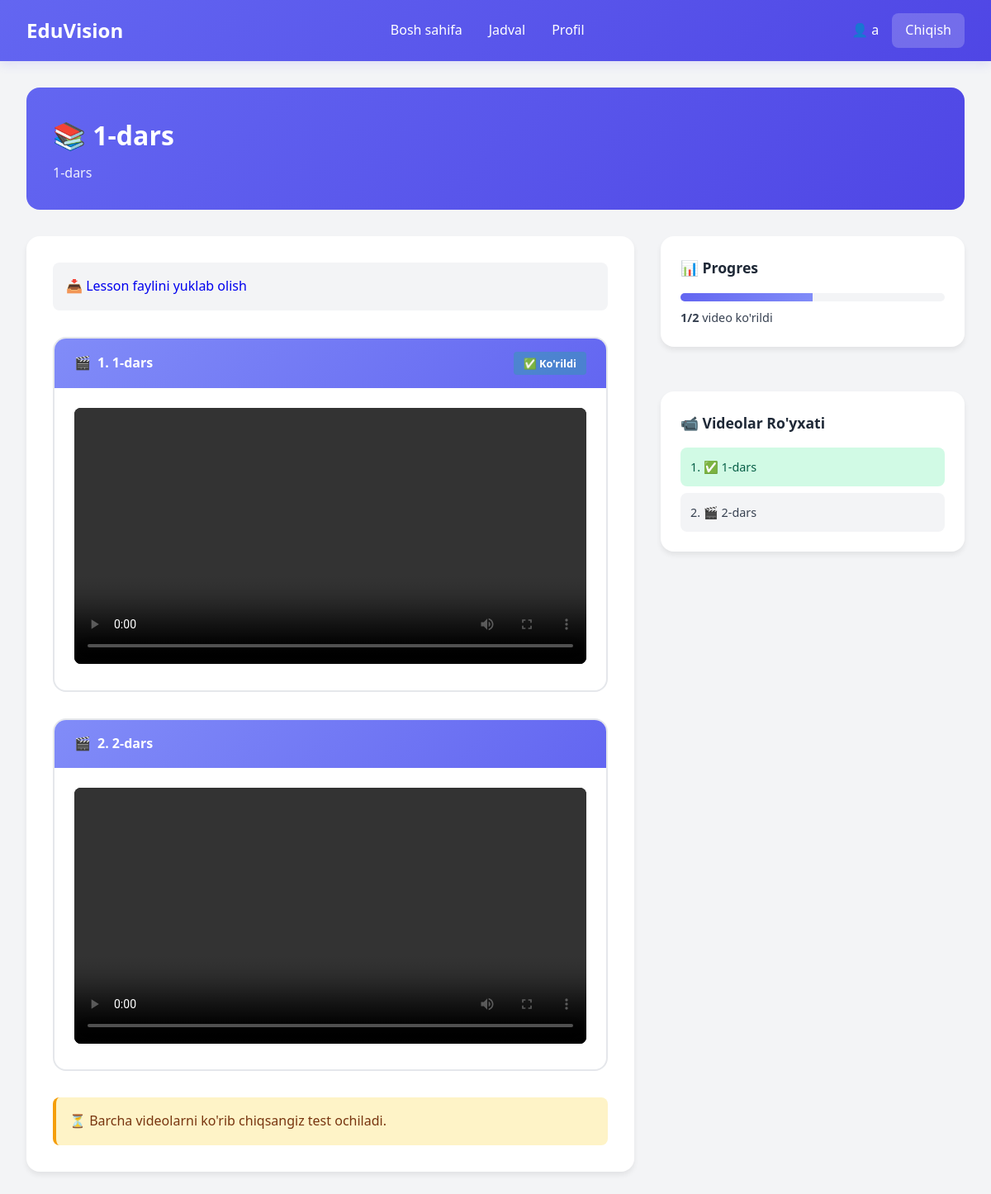
The app's page /lesson/1/ (signed in) with its own data.
### courses/models.py (models this page shows, shortened)
class Lesson(models.Model):
    course = models.ForeignKey(Course, on_delete=models.CASCADE, related_name='lessons', null=True, blank=True)
    title = models.CharField(max_length=200)
    description = models.TextField(blank=True)
    date = models.DateField(null=True, blank=True)
    start_time = models.TimeField(null=True, blank=True)
    order = models.PositiveIntegerField(default=0)
    file = models.FileField(upload_to='lessons/', null=True, blank=True)

class Video(models.Model):
    lesson = models.ForeignKey(Lesson, on_delete=models.CASCADE, related_name='videos')
    title = models.CharField(max_length=200)
    video_file = models.FileField(upload_to='videos/')
    order = models.PositiveIntegerField(default=0)
    class Meta:
        ordering = ['order']

### courses/views.py (the view)
# urls.py: path('lesson/<int:lesson_id>/', views.lesson_detail, name='lesson_detail'),
@login_required
def lesson_detail(request, lesson_id):
    lesson = get_object_or_404(Lesson, id=lesson_id)
    videos = list(lesson.videos.all())
    prog, _ = StudentProgress.objects.get_or_create(student=request.user, lesson=lesson)
    watched_ids = list(prog.watched_videos.values_list('id', flat=True))
    unlocked = []
    for i, v in enumerate(videos):
        if i == 0 or videos[i-1].id in watched_ids:
            unlocked.append(v.id)
    all_video_ids = [v.id for v in videos]
    can_take_test = set(all_video_ids).issubset(set(watched_ids))
    return render(request, 'courses/lesson_detail.html', {
        'lesson': lesson,
        'videos': videos,
        'unlocked': unlocked,
        'watched_ids': watched_ids,
        'can_take_test': can_take_test,
        'progress': prog,
    })

### templates/courses/lesson_detail.html (shortened to what this page needs)
{% extends 'courses/base.html' %}
{% block content %}
<div class="lesson-header">
    <h1>📚 {{ lesson.title }}</h1>
    <p>{{ lesson.description }}</p>
</div>
<div class="lesson-content">
    <div class="videos-section" style="margin-bottom: 30px;">
        {% if lesson.file %}
            <div style="margin-bottom: 2rem; padding: 1rem; background-color: var(--light); border-radius: 0.5rem;">
                <a href="{{ lesson.file.url }}" download class="btn btn-primary" style="text-decoration: none;">
                    📥 Lesson faylini yuklab olish
                </a>
            </div>
        {% endif %}
        <div id="videos-area">
            {% for video in videos %}
            <div class="video-card {% if video.id not in unlocked %}locked{% endif %}" id="video-card-{{ video.id }}" data-video-id="{{ video.id }}" data-order="{{ forloop.counter0 }}">
                <div class="video-header">
                    <div class="video-title">
                        <span>🎬</span>
                        <span>{{ forloop.counter }}. {{ video.title }}</span>
                    </div>
                    {% if video.id in watched_ids %}
                        <div class="video-badge watched">✅ Ko'rildi</div>
                    {% endif %}
                </div>
                <div class="video-body">
                    {% if video.id in unlocked %}
                        <video
                            controls
                            controlsList="nodownload noremoteplayback"
                            oncontextmenu="return false;"
                            disablePictureInPicture
                            width="100%"
                            data-video-id="{{ video.id }}"
                            class="lesson-video video-player">
                            <source src="{% url 'courses:secure_video' video.id %}" type="video/mp4">
                        </video>
                    {% else %}
                        <div class="locked-message">
                            🔒 Avvalgi videoni to'liq tomosha qiling
                        </div>
                    {% endif %}
                </div>
            </div>
            {% endfor %}
        </div>
        <div id="test-button-area" style="margin-top: 2rem;">
            {% if progress.test_passed %}
                <div style="padding: 1rem; background-color: #d1fae5; border-radius: 0.5rem; color: #065f46;">
                    ✅ Siz testni allaqachon topshirdingiz!
                </div>
            {% else %}
                {% if can_take_test %}
                    <a href="{% url 'courses:test_page' lesson.id %}" class="btn btn-success" style="padding: 1rem; background-color: #d1fae5; border-left: 4px solid #065f46; border-radius: 0.5rem; color: #065f46; text-decoration: none;">
                        🎯 Testni boshlash
                    </a>
                {% else %}
                    <div style="padding: 1rem; background-color: #fef3c7; border-left: 4px solid var(--warning); border-radius: 0.5rem; color: #78350f;">
                        ⏳ Barcha videolarni ko'rib chiqsangiz test ochiladi.
                    </div>
                {% endif %}
            </div>
        {% endif %}
    </div>
    <div class="sidebar">
        <div class="progress-card">
            <div class="progress-title">📊 Progres</div>
            <div class="progress-bar">
                <div class="progress-fill" style="width: {% widthratio watched_ids|length videos|length 100 %}%"></div>
            </div>
            <div class="progress-text">
                <strong>{{ watched_ids|length }}/{{ videos|length }}</strong> video ko'rildi
            </div>
        </div>
        <div class="progress-card">
            <div class="progress-title">📹 Videolar Ro'yxati</div>
            <div style="display: flex; flex-direction: column; gap: 0.5rem;">
                {% for video in videos %}
                <div style="padding: 0.75rem; background-color: {% if video.id in watched_ids %}#d1fae5{% elif video.id in unlocked %}var(--light){% else %}#fee2e2{% endif %}; border-radius: 0.5rem; font-size: 0.9rem; color: {% if video.id in watched_ids %}#065f46{% elif video.id in unlocked %}var(--text){% else %}#991b1b{% endif %};">
                    <span>{{ forloop.counter }}.</span>
                    {% if video.id in watched_ids %}✅{% elif video.id in unlocked %}🎬{% else %}🔒{% endif %}
                    {{ video.title|truncatewords:3 }}
                </div>
                {% endfor %}
            </div>
        </div>
    </div>
</div>
{% endblock %}

### templates/courses/base.html (shortened to what this page needs)
<!DOCTYPE html>
<html lang="uz">
<head>
</head>
<body>
    <nav class="navbar">
        <div class="navbar-container">
            <a href="{% url 'courses:dashboard' %}" class="navbar-brand">
                EduVision
            </a>
            <ul class="navbar-menu desktop-menu">
                <li><a href="{% url 'courses:dashboard' %}">Bosh sahifa</a></li>
                <li><a href="{% url 'courses:schedule' %}">Jadval</a></li>
                <li><a href="{% url 'courses:profile' %}">Profil</a></li>
            </ul>
            <div class="navbar-user">
                {% if user.is_authenticated %}
                    <span class="user-info">👤 {{ user.username }}</span>
                    <a href="{% url 'courses:logout' %}" class="btn-logout">Chiqish</a>
                {% else %}
                    <a href="{% url 'courses:login' %}" class="btn-logout">Kirish</a>
                {% endif %}
            </div>
        </div>
    </nav>
    <div class="container">
        {% block content %}{% endblock %}
    </div>
</body>
</html>

### templates/courses/base.html (style rules this page uses)
* { margin: 0; padding: 0; box-sizing: border-box; }
:root { --primary: #6366f1; --primary-dark: #4f46e5; --primary-light: #818cf8; --secondary: #ec4899; --success: #10b981; --warning: #f59e0b; --danger: #ef4444; --dark: #1f2937; --light: #f3f4f6; --border: #e5e7eb; --text: #374151; --white: #ffffff; }
body { font-family: 'Segoe UI', Tahoma, Geneva, Verdana, sans-serif; background-color: var(--light); color: var(--text); line-height: 1.6; }
.navbar { background: linear-gradient(135deg, var(--primary) 0%, var(--primary-dark) 100%); padding: 1rem 2rem; box-shadow: 0 4px 12px rgba(99, 102, 241, 0.15); position: sticky; top: 0; z-index: 1000; }
.navbar-container { max-width: 1200px; margin: 0 auto; display: flex; justify-content: space-between; align-items: center; }
.navbar-brand { color: var(--white); font-size: 1.5rem; font-weight: bold; text-decoration: none; display: flex; align-items: center; gap: 0.5rem; }
.navbar-menu { display: flex; gap: 2rem; align-items: center; list-style: none; }
.navbar-menu a { color: var(--white); text-decoration: none; font-weight: 500; transition: opacity 0.3s; }
.navbar-user { display: flex; align-items: center; gap: 1rem; }
.user-info { color: var(--white); font-weight: 500; }
.btn-logout { background-color: rgba(255, 255, 255, 0.2); color: var(--white); padding: 0.5rem 1rem; border: none; border-radius: 0.5rem; cursor: pointer; text-decoration: none; transition: background-color 0.3s; }
.container { max-width: 1200px; margin: 0 auto; padding: 2rem; }
.desktop-menu { display: flex; }

### templates/courses/lesson_detail.html (style rules this page uses)
.lesson-header { background: linear-gradient(135deg, var(--primary) 0%, var(--primary-dark) 100%); color: var(--white); padding: 2rem; border-radius: 1rem; margin-bottom: 2rem; }
.lesson-header h1 { font-size: 2rem; margin-bottom: 0.5rem; }
.lesson-header p { font-size: 1rem; opacity: 0.9; }
.lesson-content { display: grid; grid-template-columns: 2fr 1fr; gap: 2rem; }
.videos-section { background: var(--white); border-radius: 1rem; padding: 2rem; box-shadow: 0 4px 6px rgba(0, 0, 0, 0.07); }
.sidebar { display: flex; flex-direction: column; gap: 1.5rem; }
.progress-card { background: var(--white); border-radius: 1rem; padding: 1.5rem; box-shadow: 0 4px 6px rgba(0, 0, 0, 0.07); margin-bottom: 30px; }
.progress-title { font-weight: bold; font-size: 1.1rem; color: var(--dark); margin-bottom: 1rem; }
.progress-bar { width: 100%; height: 10px; background-color: var(--light); border-radius: 10px; overflow: hidden; margin-bottom: 0.5rem; }
.progress-fill { height: 100%; background: linear-gradient(90deg, var(--primary) 0%, var(--primary-light) 100%); transition: width 0.3s ease; }
.progress-text { font-size: 0.9rem; color: var(--text); }
.video-card { margin-bottom: 2rem; border: 2px solid var(--border); border-radius: 1rem; overflow: hidden; transition: all 0.3s ease; }
.video-header { background: linear-gradient(135deg, var(--primary-light) 0%, var(--primary) 100%); color: var(--white); padding: 1rem 1.5rem; display: flex; justify-content: space-between; align-items: center; }
.video-title { font-weight: 600; font-size: 1rem; display: flex; align-items: center; gap: 0.5rem; }
.video-badge { background-color: rgba(255, 255, 255, 0.3); padding: 0.25rem 0.75rem; border-radius: 0.25rem; font-size: 0.8rem; font-weight: 600; }
.video-badge.watched { background-color: rgba(16, 185, 129, 0.3); }
.video-body { padding: 1.5rem; }
.video-player { width: 100%; border-radius: 0.5rem; background: #000; }

### records on screen
Lesson: title "1-dars", description "1-dars"
Video: title "1-dars", shows "✅ Ko'rildi"
Video: title "2-dars"

### other values on screen
{{ user.username }} "a"
{{ watched_ids|length }} "1"
{{ videos|length }} "2"
